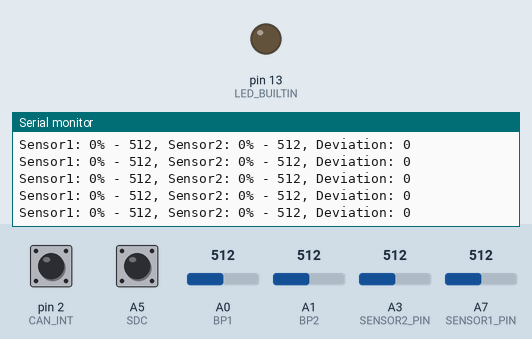
A program run on a simulated Arduino Nano, built with avr-gcc and run on an emulated ATmega328P. Parts: output pins drawn as LEDs (lit = HIGH), the last lines printed to the serial monitor. The test bench sets the inputs (shaded band); at power-on: A3 (SENSOR2_PIN) = 512, pin 2 (CAN_INT) HIGH, A0 (BP1) = 512, A1 (BP2) = 512, A5 (SDC) HIGH, A7 (SENSOR1_PIN) = 512. Pins used as bus, display or sensor lines are not drawn.

Above: at 1.2 s.
1.3 s: A3 (SENSOR2_PIN) set to 602
At 1.33 s:
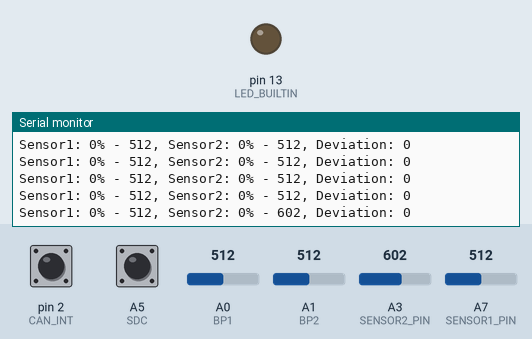
4.3 s: A3 (SENSOR2_PIN) set to 622
At 4.37 s:
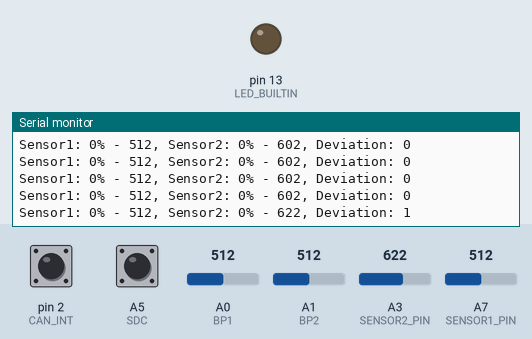
Timing chart, 0 to 7.3 s (numbered marks = the images above; inputs shaded):
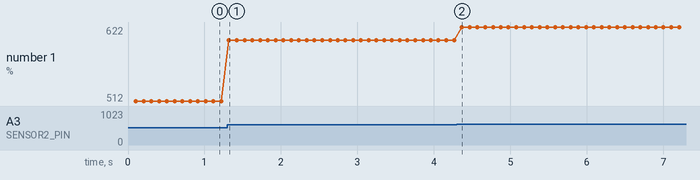

The program:

main.cpp
```cpp
#include <Arduino.h>
#include <mcp_can.h>
#include <SPI.h>


#define SDC A5
#define CAN_CS 10
#define CAN_INT 2
#define ENC1_CS 7
#define ENC2_CS 8

#define BP1 A0
#define BP2 A1

#define SPI_MOSI 11
#define SPI_MISO 12
#define SPI_SCLK 13

#define APPS_TRAVEL_SENSOR1 192.0 // Resolution of 1024 bit ADC
#define APPS_TRAVEL_SENSOR2 190.0

// ID for default broadcasting of R2D state, and pedal pressures.
#define APPS_BROADCAST_ID 0x0E1
#define APPS_DEBUG_ID 0x0F1

// ID for cascadia command
#define INV_CMD_ID 0x0C0

// ID for cascadia Relay and clear fault control.
#define INV_RLY_ID 0x0C1
#define INV_CLF_ID 0x0C1

#define SENSOR1_PIN A7
#define SENSOR2_PIN A3

// ID of the dashboard brain, for spoofing.
#define DB_ID 0x0E0

// "Emergency" channels, to very quickly open SDC
#define SDC_OPEN_ID1 0x0B0
#define SDC_OPEN_ID2 0x0B1

#define MAX_TORQUE 2220 // Nm * 10
#define START_TORQUE 1000 // Nm * 10
#define BUZZER_DURATION 3 // seconds

MCP_CAN CAN0(CAN_CS);

uint16_t sensorPosition1;
uint16_t oldSensorPosition1;
uint16_t sensorPosition2;
uint16_t oldSensorPosition2;

int sensor1_throttle;
int sensor2_throttle;

uint16_t throttle;


// CONFIG VARIABLES: In %
int apps_deadzone = 3;


// SPI settings for the APPS sensors:
// SPI mode 0
// Frame size 8 bit
// Data rate 2Mhz
// The most significant bit comes first.
SPISettings settings = SPISettings(2000000, MSBFIRST, SPI_MODE0);

// Encoder 1 is a non inverted signal.
uint16_t sensor1_min = 535;

// Encoder 2 is a inverted signal.
uint16_t sensor2_max = 505;

// Brake pressure variables:
float brakePressure1, brakePressure2;


// Bitflags:
bool deviation_error = false;
bool ready_to_drive = false;
bool ready_to_drive_switch = false;
bool ready_to_drive_toggled = false;
bool shutdown_circuit = false;
bool encoder_fault = false;
bool brakelight = false;
bool brakeImplausibility = false;
bool inverter_enable_lockout = false;
bool precharge_ready = false;
bool debug_active = false;

// VSM State
uint16_t vsm_state = 0;

// Watchdog timer for R2D switch
unsigned long r2d_timestamp = 0;

// Lockout timestamp for reset.
unsigned long lockout_timestamp = 0;

// Deviation timestamp, to check if it lasts more than 100ms
unsigned long deviation_timestamp = 0;

// Brake Implausibility timestamp
unsigned long brakeImplausibility_timestamp = 0;

// The arduino should sample more often than it sends canbus messages / serial output
// Therefore we need a timestamp for the last sent message.
unsigned long rly_timestamp = 0;
unsigned long broadcast_timestamp = 0;

unsigned long command_timestamp = 0;

// Motor speed, for torque modulation
unsigned int motor_speed = 0; // RPM

unsigned int motor_feedback_torque = 0; // TODO: Implement


// CANBUS read variables
long unsigned int rxId;
unsigned char rxLen = 0;
unsigned char rxBuf[8];


int get_max_torque(){

  if(motor_speed <= 1000) {
    return START_TORQUE + (int)((float)(motor_speed / 1000.0)*(float)(MAX_TORQUE - START_TORQUE));
  }

  if(motor_speed < 3100) {
    return MAX_TORQUE;
  }

  if(motor_speed < 4200) {
    return MAX_TORQUE - (int) (600.0 * ((float)(motor_speed % 3100) / 1100.0));
  }


  return 1700 - (int) (450.0 * ((float)(motor_speed % 4200) / 1300.0));

}


float get_brake_pressure(int analogPin) {
  float pressurePSI, pressureMBAR, pressureVDC;
  int pressure;
  float NullVDC = 0.5;
  float Sensitivity = 4000 / 2000; // 4000 mV / 2000 psi

  pressure = analogRead(analogPin);
  if(pressure < 5/1024 * 0.4){
    pressureMBAR = 100;
    encoder_fault = true;
  }
  pressureVDC = (float)pressure * 0.0048828125; // (5/1024 = 0.0048...)
  pressureVDC = pressureVDC - NullVDC;
  pressurePSI = pressureVDC / Sensitivity * 1000; // (VDC*1000 = mV)  / (mV / PSI)
  pressureMBAR = pressurePSI * 0.068948;

  if(pressureMBAR < 0){
    pressureMBAR = 0;
  }

  return pressureMBAR;
}


// Uses a library provided by AMT to re0ad the APPS sensors.
// Library sets encoder position to 0xFFFF if there is an error in the checksum value.
// We let up to 3 faults happen each reading, and if there is more than that, we enable a error flag.
void read_apps_sensors() {

  //Serial.println(analogRead(SENSOR1_PIN));
  //Serial.println(analogRead(SENSOR2_PIN));

  delayMicroseconds(500);
  sensorPosition1 = (analogRead(SENSOR1_PIN) + analogRead(SENSOR1_PIN))/2;
  delayMicroseconds(500);
  sensorPosition2 = (analogRead(SENSOR2_PIN) + analogRead(SENSOR2_PIN))/2;

  if(sensorPosition1 < 10 || sensorPosition2 < 10){
    deviation_error = true;
  }else if(sensorPosition1 < (sensor1_min - 100) || sensorPosition2 > (sensor2_max + 100)) {
    deviation_error = true;
  }

  sensor1_throttle = constrain((int)(((double)(sensorPosition1-sensor1_min))/(APPS_TRAVEL_SENSOR1)*100.0),0,100);
  sensor2_throttle = constrain((int)(((double)(sensor2_max-sensorPosition2))/(APPS_TRAVEL_SENSOR2)*100.0),0,100);

  // Sanity Check
  if(sensorPosition1 < sensor1_min){
    sensor1_throttle = 0;
  }
  if(sensorPosition2 > sensor2_max){
    sensor2_throttle = 0;
  }


}

void can_tx(int id, int length, byte data[]){
  digitalWrite(CAN_CS, LOW);
  CAN0.sendMsgBuf(id, 0, length, data);
  digitalWrite(CAN_CS, HIGH);
}

void can_rx() {
  if(!digitalRead(CAN_INT)){
    CAN0.readMsgBuf(&rxId, &rxLen, rxBuf);
  }else{
    return;
  }
  digitalWrite(CAN_CS, HIGH);
  switch (rxId)
  {
  case 0x0E0:

    r2d_timestamp = millis(); // This is a check for the watchdog
    ready_to_drive_toggled = (0x1 & rxBuf[0]) != ready_to_drive_switch;
    ready_to_drive_switch = 0x1 & rxBuf[0];
    break;

  case 0x0AA:
    vsm_state = rxBuf[0];
    inverter_enable_lockout = 0x80 & rxBuf[6];
    break;
  case 0x0A5:
    motor_speed = rxBuf[3] << 8;
    motor_speed |= rxBuf[2];
    break;

  case 0x0E4:
    precharge_ready = rxBuf[0] & 0x04;
    break;

  case 0x0F0:
    debug_active = rxBuf[0] & 0x01;
    break;
  default:
    return;
  }
}


// This is important!
void inverter_command(int throttle) {
  byte commandData[8] = {0x00, 0x00, 0x00, 0x00, 0x00, 0x00, 0x00, 0x00};

  // First 2 bytes are used for torque.
  if (ready_to_drive){
    // Limits max torque to (100-apps_deadzone)%.. But its a quick and safe fix for a deadzone
    int torque = (int) ((double)(throttle-apps_deadzone))/(100.0) * get_max_torque();
    if (torque < 0){
      torque = 0;
    }
    // Dumb ass regen fix
    // if(motor_speed > 200 && torque < 100) {
    //   torque = 100;
    // }
    commandData[0] = torque & 0x00FF;
    commandData[1] = (torque >> 8) & 0xFF;
  }


  // Byte 2 and 3 are speed command, if we are using speed mode. We are not, so these stay at zero.

  // Byte 4 is commanded direction. We can only drive forward according to rules, hence the direction is Forward (0x1).
  commandData[4] = 0x1;

  // Byte 5, bit 1 is inverter enable, which it should be if we are ready to drive.
  commandData[5] = ready_to_drive;

  // Kind of a bugfix. Related to an old inverter
  // The current inverter sometimes goes into Inverter Enable lockout mode after power cycling.
  // And it wont reset unless we cycle inverter enable at least once.
  // if(inverter_enable_lockout){
  //   if(lockout_timestamp == 0){
  //     lockout_timestamp = millis();
  //   }

  //   if(millis() - lockout_timestamp < 100){
  //     commandData[5] = true;
  //   }else if(millis() - lockout_timestamp < 300){
  //     commandData[5] = false;
  //   }else{
  //     lockout_timestamp = 0;
  //     inverter_enable_lockout = false;
  //   }

  // }else{
  //   lockout_timestamp = 0;
  // }

  commandData[6] = MAX_TORQUE & 0x00FF;
  commandData[7] = (MAX_TORQUE >> 8) & 0xFF;

  // Byte 6 and 7 is Commanded Torque limit, this is set in eeprom, so its no need to send new values.

  // Serial.println("Sent inverter command!");
  can_tx(INV_CMD_ID, 8, commandData);
}

void inverter_clear_faults() {
  // For this one, just read the documentation. Cascadia CAN Protocol, Page 39.
  // Byte order is: #0 #1 #2 #3 #4 #5 #6 #7
  // Byte #0 and #1 is the parameter adress, in the following order #1#0. E.g. {0x14, 0x00} becomes 0x0014.
  // Byte #2 is R/W commands. 0x0 for read, 0x01 for write.
  // Byte #3, 6 and 7 is reserved and should be zero.
  // Byte #4 and #5 is the data, which is explained in the documentation.
  byte clearFaultData[8] = {0x14, 0x00, 0x01, 0x00, 0x00, 0x00, 0x00, 0x00};
  can_tx(INV_CLF_ID, 8, clearFaultData);
}

void setup() {

  // Debugging pin
  pinMode(LED_BUILTIN, OUTPUT);

  // Assigning the chip-select CS-BARRED the CANBUS pcb.
  pinMode(CAN_CS, OUTPUT);
  pinMode(ENC1_CS, OUTPUT);
  pinMode(ENC2_CS, OUTPUT);
  pinMode(BP1, INPUT);
  pinMode(BP2, INPUT);
  digitalWrite(CAN_CS, HIGH);

  // Setting the interrupt pin for the mcp2515
  pinMode(CAN_INT, INPUT);

  // Shutdown circuit
  pinMode(SDC, INPUT);

  Serial.begin(9600);


  // Initializing CANBUS
  if(CAN0.begin(MCP_STDEXT, CAN_500KBPS, MCP_16MHZ) == CAN_OK){
    Serial.println("MCP2515 Initialized at 500kbps (16MHz)");
  }else{
    Serial.println("MCP2515 Error...");
  }

  // Standard id range is from 0x0000 - 0x03FF, First mask enables all bits in the filters, meaning only
  // set ids will pass through.

  sensor1_min = analogRead(SENSOR1_PIN);
  delayMicroseconds(100);
  sensor2_max = analogRead(SENSOR2_PIN);


  // Since most of the logging and monitoring is done on the dashboard module, we only care about dashboard buttons.
  // e.g. R2D. This puts less strain on the arduino.
  CAN0.init_Mask(0, 0x03FF0000);
  CAN0.init_Filt(0, 0x00E00000);
  CAN0.init_Filt(1, 0x00AA0000);
  CAN0.init_Mask(1, 0x03FF0000);
  CAN0.init_Filt(2, 0x00E00000);
  CAN0.init_Filt(3, 0x00A50000);
  CAN0.init_Filt(4, 0x00E40000);
  CAN0.init_Filt(5, 0x00F00000);


  // Set the MCP2515 into normal mode.
  CAN0.setMode(MCP_NORMAL);


}

void loop() {

  // Shutdown circuit status, as this is quite important, this goes first.
  shutdown_circuit = digitalRead(SDC);

  brakePressure1 = get_brake_pressure(BP1);
  brakePressure2 = get_brake_pressure(BP2); // TODO: CHANGE TO BP2

  if(brakePressure1 > 4 || brakePressure2 > 4) {
    brakelight = true;
  }else{
    brakelight = false;
  }

  // Reads the current position data from the encoders.
  read_apps_sensors();

  // Handle incoming canbus messages
  can_rx();


  // To make sure we do not have a misread on one sensor, and that the car drives, when the pedal is in the zero position,
  // We take the minimum value of the pedal percentages.
  uint8_t throttle_signal = min(sensor1_throttle, sensor2_throttle);


  // As we are using unsigned integers for this, check if value is above 150%, and set to zero if this is the case
  // As it more than likely means that both of the integer values of the sensor wrapped around.
  if(throttle_signal > 150){
    throttle_signal = 0;
  }

  // /sensor1_throttlehe deviation percentage and checks how long an eventual fault has lasted
  if(abs(sensor1_throttle - sensor2_throttle) > 10){
    if(deviation_timestamp == 0){
      deviation_timestamp = millis();
    }
    if(millis() - deviation_timestamp > 100){
      deviation_error = true;
    }

  }else{
    deviation_timestamp = 0;
  }


  if((brakePressure1 >= 30 || brakePressure2 >= 30) && throttle_signal >= 25) {
    if(brakeImplausibility_timestamp == 0){
      brakeImplausibility_timestamp = millis();
    }else if(brakeImplausibility_timestamp - millis() >= 500){
      brakeImplausibility = true;
      throttle_signal = 0;
    }

  }else{
    if(brakeImplausibility == true && brakeImplausibility_timestamp != 0 && throttle_signal < 1){
      brakeImplausibility = false;
      brakeImplausibility_timestamp = 0;
    }
  }

  // If we havent heard anything from the dashboard in over a second,
  // we should have a failstate which assumes the switch is off.
  if(millis() - r2d_timestamp > 5000){
    ready_to_drive_switch = false;
  }

  // Check if ready to drive should be enabled:
  if (!ready_to_drive){
    if(throttle_signal < 5 && shutdown_circuit && ready_to_drive_switch && ready_to_drive_toggled && precharge_ready && (brakePressure1 > 10 || brakePressure2 > 10)){
      if(vsm_state < 4 || vsm_state > 6){
        inverter_clear_faults();
        delay(10);

      }
      ready_to_drive = true;
    }
  }

  if (!shutdown_circuit || !ready_to_drive_switch || vsm_state < 4 || vsm_state > 6 || deviation_error){
    ready_to_drive = false;
  }

  // Toggled is a one-shot:
  ready_to_drive_toggled = false;


  if(millis() - command_timestamp > 10) {
    inverter_command(throttle_signal);
    command_timestamp = millis();
  }


  if(millis() - broadcast_timestamp > 100) {

    // Prepare canbus frame:
    // Byte 1 is the pedal position, in a percentage
    // Byte 2 is the commanded torque as a integer
    // Byte 3 is VSM state, from the APPS perspective
    // Byte 4 holds some states, with each bit meaning this: 0bABCDEFGH
    // B - Implausibility
    // C - Precharge ready
    // D - Brakelight
    // E - Shutdown circuit
    // F - Ready to drive switch
    // G - Ready to drive state
    // H - Deviation Error

    // Byte 5 and 6 is the encoder positions of the APPS sensors.
    // Byte 7 and 8 is the brake pressures in MBAR.
    byte canFrame[8] = {0x0, 0x0, 0x0, 0x00, 0x0, 0x0, 0x0, 0x0};
    canFrame[0] = throttle_signal;

    if(ready_to_drive){
      canFrame[1] = (int) round((((double) throttle_signal / 100.0) * MAX_TORQUE) / 10.0);

    }

    canFrame[2] = vsm_state;

    canFrame[4] = sensor1_throttle;
    canFrame[5] = sensor2_throttle;

    canFrame[6] = (int) brakePressure1;
    canFrame[7] = (int) brakePressure2;

    canFrame[3] = brakeImplausibility << 6;
    canFrame[3] |= precharge_ready << 5;
    canFrame[3] |= brakelight << 4;
    canFrame[3] |= shutdown_circuit << 3;
    canFrame[3] |= ready_to_drive_switch << 2;
    canFrame[3] |= ready_to_drive << 1;
    canFrame[3] |= deviation_error;


    // Send canbus frame:
    can_tx(APPS_BROADCAST_ID, 8 , canFrame);
    if(debug_active){
      byte canDebug[4] = {0x00, 0x00, 0x00, 0x00};
      canDebug[0] = sensorPosition1 >> 8;
      canDebug[1] = sensorPosition1;
      canDebug[2] = sensorPosition2 >> 8;
      canDebug[3] = sensorPosition2;
      can_tx(APPS_DEBUG_ID, 4, canDebug);
    }
    broadcast_timestamp = millis();
    // Serial.println("Throttle % " + String(sensor1_throttle) + ", sensorPosition: " + String(sensorPosition1) + ", Raw throttle: " + String(sensorPosition1 - sensor1_min));
    // Serial.println("Brake pressure 1: " + String(brakePressure1) + ", Brake pressure 2: " + String(brakePressure2));
    // Serial.println("Sensor 1%: " + String(sg_percentage1) + ", Sensor 2%: " + String(sg_percentage2));
    // Serial.println("Throttle %: " + String(canbus_signal));
    Serial.println("Sensor1: " + String(sensor1_throttle) + "% - " + String(sensorPosition1) + ", Sensor2: " + String(sensor2_throttle) + "% - " + String(sensorPosition2) + ", Deviation: "+String(deviation_error));
  }
}
```

Measured:
- after the input at 1.3 s, the serial monitor: prints a new line at once (image 1)
- after the input at 4.3 s, the serial monitor: prints a new line after 0.07 s (image 2)
- plotted number 1: 512 → 602 after the input at 1.3 s, 602 → 622 after the input at 4.3 s
